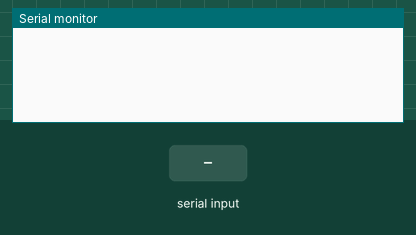
Simulated run of this sketch. Board: ESP8266 (NodeMCU). On the bench: the last lines printed to the serial monitor. The inputs (shaded band) are chosen by the test bench. WiFi joins after 1.5 s; servers stay silent unless stated.

Above: at 3.0 s.
3.1 s: "1" received over the second serial link
At 5.2 s:
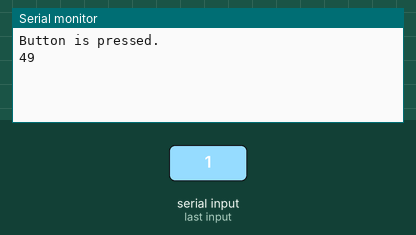
5.6 s: "2" received over the second serial link
At 6.3 s:
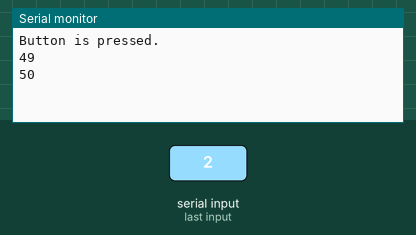
7.1 s: "0" received over the second serial link
At 7.4 s:
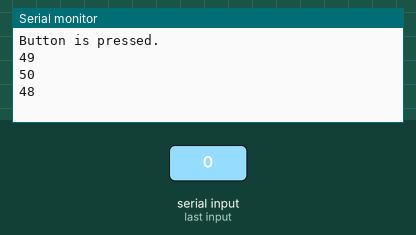

The sketch:

ESP8266_code.ino
```cpp
#define BLYNK_PRINT Serial
#include <SoftwareSerial.h>
SoftwareSerial ESPserial(4,5); // RX | TX
#include <ESP8266WiFi.h>
#include <BlynkSimpleEsp8266.h>

char auth[] = "........................";
char ssid[] = "xxxxxxxx";
char pass[] = "xxxxxxxx";
WidgetMap myMap(V1);
WidgetLCD lcd(V2);

void notifyOnButtonPress()
{
    Serial.println("Button is pressed.");
    //   We allow 1 notification per 15 seconds for now.
    Blynk.notify("OBSTUCLE DETECTED");
    delay(1000);

}

void setup() {
Serial.begin(115200);
ESPserial.begin(115200);
Blynk.begin(auth, ssid, pass);
  int index = 1;
  float lat = 51.5074;
  float lon = 0.1278;
  myMap.location(index, lat, lon, "value");

}

void loop()
{
  if ( ESPserial.available() >= 0 )
  { while(ESPserial.available()){
    int c = ESPserial.read();
    if(c==49)
    {
       notifyOnButtonPress();
      lcd.clear();
      lcd.print(4, 0, "OBSTACLE");
      lcd.print(4, 1, "DETECTED");
    }
        if(c==50)
    {
      lcd.clear();
      lcd.print(5, 0, "CRACK");
      lcd.print(4, 1, "DETECTED");
    }
    else
    {
      lcd.clear();
      lcd.print(5, 0, "SCANNING");
     // lcd.print(4, 1, "DETECTED");
    }
    Serial.println(c);
  }}

Blynk.run();


}
```

Measured:
- after the input at 3.1 s, the serial monitor: prints a new line at once (image 1)
- after the input at 5.6 s, the serial monitor: prints a new line at once (image 2)
- after the input at 7.1 s, the serial monitor: prints a new line at once (image 3)
